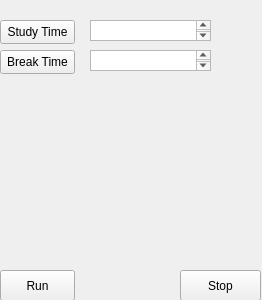
<?xml version="1.0" encoding="UTF-8"?>
<ui version="4.0">
 <class>Form</class>
 <widget class="QWidget" name="Form">
  <property name="geometry">
   <rect>
    <x>0</x>
    <y>0</y>
    <width>262</width>
    <height>300</height>
   </rect>
  </property>
  <property name="windowTitle">
   <string>Form</string>
  </property>
  <widget class="QPushButton" name="pushButton">
   <property name="geometry">
    <rect>
     <x>0</x>
     <y>20</y>
     <width>75</width>
     <height>24</height>
    </rect>
   </property>
   <property name="text">
    <string>Study Time</string>
   </property>
  </widget>
  <widget class="QPushButton" name="pushButton_2">
   <property name="geometry">
    <rect>
     <x>0</x>
     <y>50</y>
     <width>75</width>
     <height>24</height>
    </rect>
   </property>
   <property name="text">
    <string>Break Time</string>
   </property>
  </widget>
  <widget class="QPlainTextEdit" name="plainTextEdit">
   <property name="geometry">
    <rect>
     <x>90</x>
     <y>20</y>
     <width>121</width>
     <height>21</height>
    </rect>
   </property>
  </widget>
  <widget class="QPlainTextEdit" name="plainTextEdit_2">
   <property name="geometry">
    <rect>
     <x>90</x>
     <y>50</y>
     <width>121</width>
     <height>21</height>
    </rect>
   </property>
  </widget>
  <widget class="QPushButton" name="pushButton_3">
   <property name="geometry">
    <rect>
     <x>0</x>
     <y>270</y>
     <width>75</width>
     <height>31</height>
    </rect>
   </property>
   <property name="text">
    <string>Run</string>
   </property>
  </widget>
  <widget class="QPushButton" name="pushButton_4">
   <property name="geometry">
    <rect>
     <x>180</x>
     <y>270</y>
     <width>81</width>
     <height>31</height>
    </rect>
   </property>
   <property name="text">
    <string>Stop</string>
   </property>
  </widget>
 </widget>
 <resources/>
 <connections/>
</ui>
